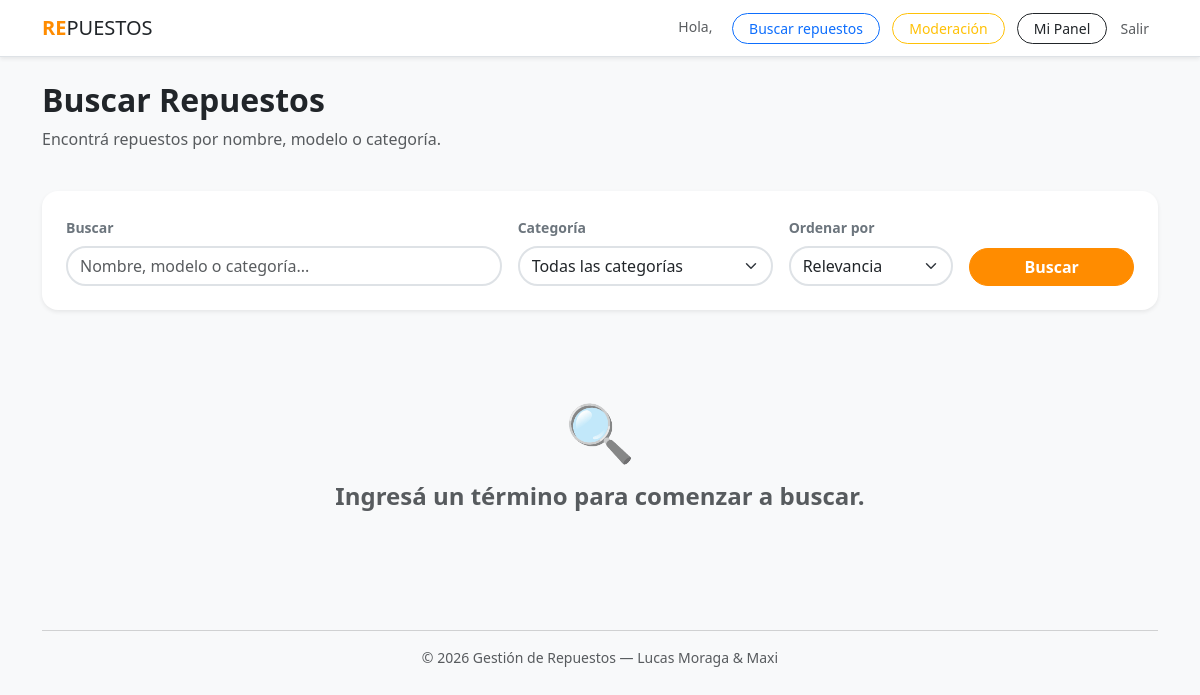
Page /buscar/ (signed in) on the earlier database version.
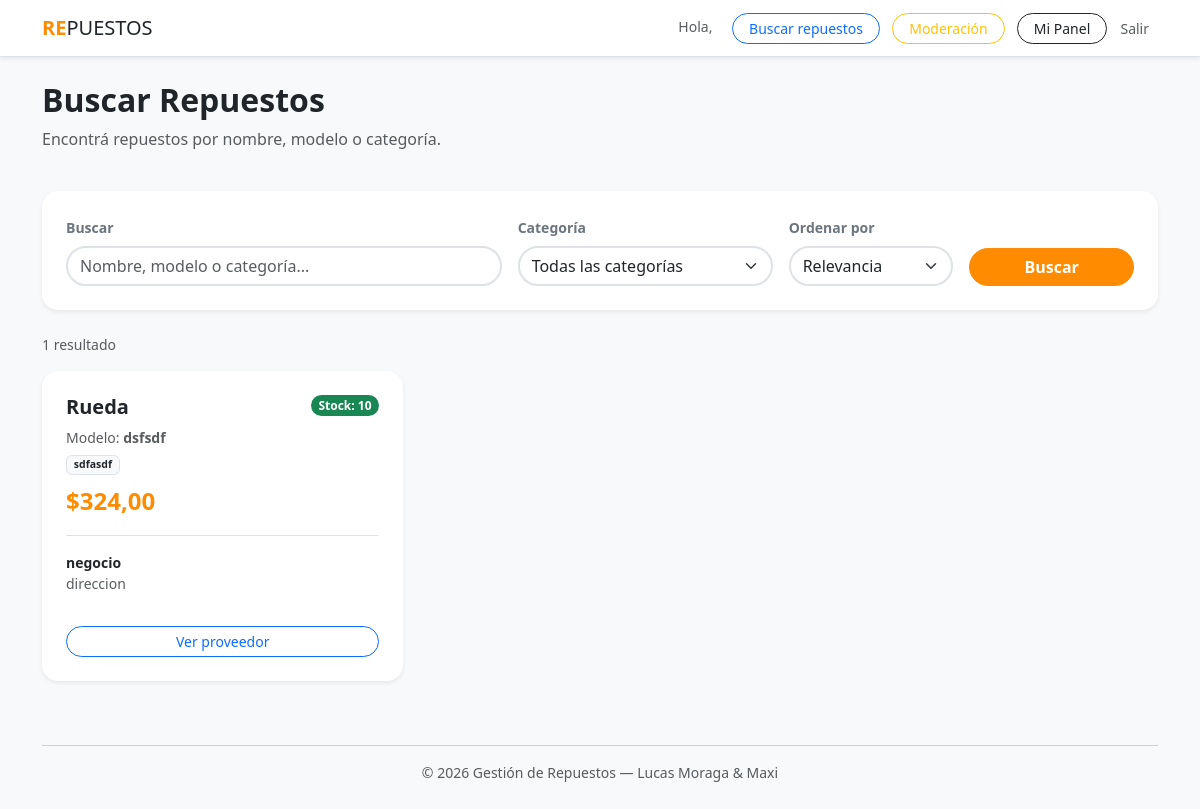
Same page on the later database version.
### plataforma/models.py (models this page shows, shortened)
class Producto(models.Model):
    proveedor = models.ForeignKey(Proveedor, on_delete=models.CASCADE, related_name="productos")
    nombre = models.CharField(max_length=200)
    descripcion = models.TextField(blank=True)
    modelo = models.CharField(max_length=100, blank=True)
    categoria = models.CharField(max_length=100)
    precio = models.DecimalField(max_digits=10, decimal_places=2)
    stock = models.PositiveIntegerField(default=0)
    disponible = models.BooleanField(default=True)
    class Meta:
        verbose_name = "Producto"
        verbose_name_plural = "Productos"

class Proveedor(models.Model):
    usuario = models.OneToOneField(User, on_delete=models.CASCADE)
    cuit = models.CharField(max_length=13, unique=True, null=True, blank=True)
    nombre_negocio = models.CharField(max_length=150)
    direccion = models.CharField(max_length=255)
    rubro = models.CharField(max_length=100)
    horarios = models.CharField(max_length=200, blank=True)
    logo = models.ImageField(upload_to='proveedores/logos/', blank=True, null=True)
    imagen = models.ImageField(upload_to='proveedores/imagenes/', blank=True, null=True)
    latitud = models.FloatField(null=True, blank=True)
    longitud = models.FloatField(null=True, blank=True)
    estado = models.CharField(max_length=15, choices=ESTADO_USUARIO_CHOICES, default='pendiente')
    nota_admin = models.TextField(blank=True)
    is_approved = models.BooleanField(default=False)
    @property
    def calificacion_promedio(self):
        calificaciones = self.calificaciones_recibidas.all()
        if not calificaciones.exists():
            return None
        result = calificaciones.aggregate(avg=Avg('estrellas'))
        return round(result['avg'], 1)
    class Meta:
        verbose_name = "Proveedor"
        verbose_name_plural = "Proveedores"

### plataforma/views.py (the view, shortened to what this page needs)
# urls.py: path('buscar/', views.buscar_repuestos, name='buscar_repuestos'),
@login_required(login_url='login')
def buscar_repuestos(request):
    query = request.GET.get('q', '').strip()
    categoria_sel = request.GET.get('categoria', '').strip()
    orden = request.GET.get('orden', '')
    lat_str = request.GET.get('lat', '')
    lng_str = request.GET.get('lng', '')
    try:
        productos = Producto.objects.filter(disponible=True).select_related('proveedor')
        if query:
            productos = productos.filter(
                Q(nombre__icontains=query) |
                Q(modelo__icontains=query) |
                Q(categoria__icontains=query)
            )
        if categoria_sel:
            productos = productos.filter(categoria__icontains=categoria_sel)
        if orden == 'precio_asc':
            productos = productos.order_by('precio')
        elif orden == 'precio_desc':
            productos = productos.order_by('-precio')
        categorias = (
            Producto.objects
            .filter(disponible=True)
            .values_list('categoria', flat=True)
            .distinct()
            .order_by('categoria')
        )
        productos_lista = list(productos)
        context = {
            'productos': productos_lista,
            'query': query,
            'categoria_sel': categoria_sel,
            'orden': orden,
            'categorias': categorias,
            'lat': lat_str,
            'lng': lng_str,
        }
    except Exception:
        messages.error(request, 'Ocurrió un error al realizar la búsqueda. Intentá de nuevo.')
        context = {
            'productos': [],
            'query': query,
            'categoria_sel': categoria_sel,
            'orden': orden,
            'categorias': [],
            'lat': lat_str,
            'lng': lng_str,
        }
    return render(request, 'plataforma/buscar_repuestos.html', context)

### plataforma/templates/plataforma/buscar_repuestos.html (shortened to what this page needs)
{% extends "plataforma/base.html" %}
{% block content %}
<div class="row mb-4">
    <div class="col-12">
        <h2 class="fw-bold">Buscar Repuestos</h2>
        <p class="text-muted">Encontrá repuestos por nombre, modelo o categoría.</p>
    </div>
</div>
<div class="card border-0 shadow-sm rounded-4 p-4 mb-4">
    <form method="get" id="formBusqueda">
        <div class="row g-3 align-items-end">
            <div class="col-md-5">
                <label class="form-label fw-bold small text-secondary">Buscar</label>
                <input type="text" name="q" value="{{ query }}"
                       class="form-control rounded-pill border-2"
                       placeholder="Nombre, modelo o categoría...">
            </div>
            <div class="col-md-3">
                <label class="form-label fw-bold small text-secondary">Categoría</label>
                <select name="categoria" class="form-select rounded-pill border-2">
                    <option value="">Todas las categorías</option>
                </select>
            </div>
            <div class="col-md-2">
                <label class="form-label fw-bold small text-secondary">Ordenar por</label>
                <select name="orden" id="selectOrden" class="form-select rounded-pill border-2">
                    <option value="" {% if not orden %}selected{% endif %}>Relevancia</option>
                </select>
            </div>
            <div class="col-md-2 d-flex gap-2">
                <button type="submit" class="btn btn-primary rounded-pill px-4 flex-grow-1 fw-bold">Buscar</button>
            </div>
        </div>
    </form>
</div>
<div class="d-flex justify-content-between align-items-center mb-3">
    <span class="text-muted small">
        {% if productos %}
            {{ productos|length }} resultado{% if productos|length != 1 %}s{% endif %}
        {% endif %}
    </span>
</div>
{% if productos %}
<div class="row g-3">
    {% for producto in productos %}
    <div class="col-md-6 col-lg-4">
        <div class="card border-0 shadow-sm rounded-4 h-100">
            <div class="card-body p-4">
                <div class="d-flex justify-content-between align-items-start mb-2">
                    <h5 class="fw-bold mb-0">{{ producto.nombre }}</h5>
                    {% if producto.stock > 5 %}
                        <span class="badge bg-success rounded-pill ms-2">Stock: {{ producto.stock }}</span>
                    {% elif producto.stock > 0 %}
                        <span class="badge bg-warning text-dark rounded-pill ms-2">Últimas {{ producto.stock }}</span>
                    {% else %}
                        <span class="badge bg-danger rounded-pill ms-2">Sin stock</span>
                    {% endif %}
                </div>
                {% if producto.modelo %}
                    <p class="text-muted small mb-1">Modelo: <strong>{{ producto.modelo }}</strong></p>
                {% endif %}
                <p class="text-muted small mb-2">
                    <span class="badge bg-light text-dark border">{{ producto.categoria }}</span>
                </p>
                <p class="fs-4 fw-bold text-primary mb-3">${{ producto.precio }}</p>
                <div class="border-top pt-3">
                    <p class="small fw-bold mb-0">{{ producto.proveedor.nombre_negocio }}</p>
                    <p class="text-muted small mb-0">{{ producto.proveedor.direccion }}</p>
                </div>
            </div>
            <div class="card-footer bg-transparent border-0 px-4 pb-4">
                <a href="{% url 'perfil_proveedor' producto.proveedor.pk %}"
                   class="btn btn-outline-primary btn-sm rounded-pill w-100">Ver proveedor</a>
            </div>
        </div>
    </div>
    {% endfor %}
</div>
{% else %}
<div class="text-center py-5">
    <div class="display-4 text-muted mb-3">🔍</div>
    <h4 class="fw-bold text-muted">
        {% if query or categoria_sel %}
            No se encontraron repuestos para tu búsqueda.
        {% else %}
            Ingresá un término para comenzar a buscar.
        {% endif %}
    </h4>
</div>
{% endif %}
{% endblock %}

Differences in the rows shown:
added Producto: nombre "Rueda", stock "10", modelo "dsfsdf", categoria "sdfasdf", precio "324,00", proveedor.nombre_negocio "negocio", proveedor.direccion "direccion"
Other differences:
{{ productos|length }}: (not shown) → "1"
text no longer shown: "🔍 Ingresá un término para comenzar a buscar."
text now shown: "resultado"
